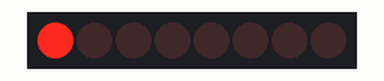
Simulated run of this sketch. Board: Arduino Uno, built with avr-gcc and run on an emulated ATmega328P. On the bench: 8 shift-register outputs drawn as a row of LEDs (first output left, lit = HIGH). Wiring (inferred from the names in the program): shift register (74HC595): data pin 11; shift clock pin 13; latch pin 10. Wiring (inferred from the signals the program sends): row of LEDs: on Q0, Q1, Q2, Q3, Q4, Q5, Q6, Q7.

Above: at 0.02 s.
At 0.55 s:
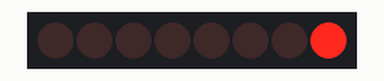
At 1.07 s:
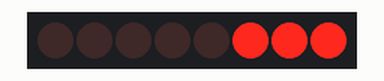
At 2.12 s:
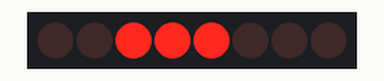
At 3.17 s:
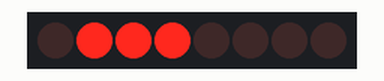
At 4.21 s:
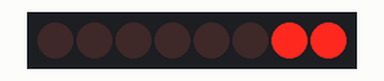
Timing chart, 0 to 4.5 s (numbered marks = the images above):
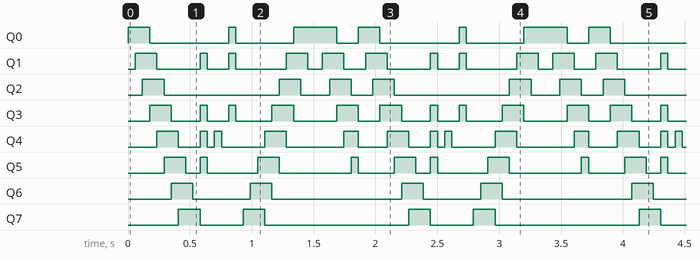

Measured:
- by itself, Q0: repeats every 1.9 s: LOW 0.64 s, HIGH 0.06 s, LOW 0.47 s, HIGH 0.35 s, LOW 0.17 s, HIGH 0.17 s
- by itself, Q2: repeats every 1.9 s: LOW 0.93 s, HIGH 0.17 s, LOW 0.23 s, HIGH 0.17 s, LOW 0.17 s, HIGH 0.17 s
- by itself, Q5: repeats every 1.9 s: LOW 0.12 s, HIGH 0.06 s, LOW 0.41 s, HIGH 0.17 s, LOW 0.58 s, HIGH 0.06 s, LOW 0.29 s, HIGH 0.17 s
- by itself, Q6: repeats every 1.9 s: LOW 0.47 s, HIGH 0.17 s, LOW 1.0 s, HIGH 0.17 s
- by itself, Q7: repeats every 1.9 s: LOW 0.35 s, HIGH 0.17 s, LOW 1.2 s, HIGH 0.17 s
- by itself, Q1: repeats every 1.9 s: LOW 0.35 s, HIGH 0.06 s, LOW 0.17 s, HIGH 0.06 s, LOW 0.41 s, HIGH 0.17 s, LOW 0.12 s, HIGH 0.17 s, LOW 0.17 s, HIGH 0.17 s
- by itself, Q3: repeats every 1.9 s: LOW 0.23 s, HIGH 0.06 s, LOW 0.17 s, HIGH 0.06 s, LOW 0.29 s, HIGH 0.17 s, LOW 0.35 s, HIGH 0.17 s, LOW 0.17 s, HIGH 0.17 s

The sketch:

knight_rider_led.ino
```cpp
//Pin connected to ST_CP of 74HC595
int latchPin = 10;
//Pin connected to SH_CP of 74HC595
int clockPin = LED_BUILTIN;
////Pin connected to DS of 74HC595
int dataPin = 11;

int numBits = 16;

int delayNum = 58;

//holders for infromation you're going to pass to shifting function
byte dataGREEN;

byte dataArrayGREEN1[] = {
  0b00000001,
  0b00000011,
  0b00000111,
  0b00001110,
  0b00011100,
  0b00111000,
  0b01110000,
  0b11100000,
  0b11000000,
  0b10000000
};

byte dataArrayGREEN2[] = {
  0b10000000,
  0b11000000,
  0b11100000,
  0b01110000,
  0b00111000,
  0b00011100,
  0b00001110,
  0b00000111,
  0b00000011,
  0b00000001
};


/*
byte dataArrayGREEN1[] = {
  0b11111110,
  0b11111101,
  0b11111011,
  0b11110111,
  0b11101111,
  0b11011111,
  0b10111111,
  0b01111111
};

byte dataArrayGREEN2[] = {
  0b01111111,
  0b10111111,
  0b11011111,
  0b11101111,
  0b11110111,
  0b11111011,
  0b11111101,
  0b11111110
};
*/

/*
byte dataArrayGREEN1[] = {
  0b00000001,
  0b00000011,
  0b00000111,
  0b00001111,
  0b00011111,
  0b00111111,
  0b01111111,
  0b11111111
};

byte dataArrayGREEN2[] = {
  0b01111111,
  0b00111111,
  0b00011111,
  0b00001111,
  0b00000111,
  0b00000011,
  0b00000001,
  0b00000000
};
*/
byte dataArrayGREEN3[] = { 0b01010101, 0b10101010, 0b01010101, 0b10101010,
                           0b01010101, 0b10101010, 0b01010101, 0b10101010 };

byte dataArrayGREEN4[] = { 0b10101010, 0b01010101, 0b10101010, 0b01010101,
                           0b10101010, 0b01010101, 0b10101010, 0b01010101 };

void setup()
{
  //set pins to output because they are addressed in the main loop
  pinMode(LED_BUILTIN, OUTPUT);
  pinMode(latchPin, OUTPUT);
//  Serial.begin(9600);
  //function that blinks all the LEDs gets passed the number of blinks and the pause time
//  blinkAll_2Bytes(4, 250);
/*
  for (int k = 0; k < numBits; k++)
  {
    dataGREEN = dataArrayGREEN3[k];
    digitalWrite(latchPin, 0);
    shiftOut(dataPin, clockPin, dataGREEN);
    digitalWrite(latchPin, 1);
    delay(delayNum);
  }
  */
}

void loop()
{
  for (int j = 0; j < numBits; j++)
  {
    // load the light sequence you want from array
    dataGREEN = dataArrayGREEN1[j];
    // ground latchPin and hold low for as long as you are transmitting
    digitalWrite(latchPin, 0);
    // move 'em out
    shiftOut(dataPin, clockPin, dataGREEN);
    // return the latch pin high to signal chip that it no longer needs to listen for information
    digitalWrite(latchPin, 1);
    delay(delayNum);
  }
  /*
  digitalWrite(latchPin, 0);
  shiftOut(dataPin, clockPin, 0x00);
  digitalWrite(latchPin, 1);
  delay(delayNum);
  */
  for (int k = 0; k < numBits; k++)
  {
    dataGREEN = dataArrayGREEN2[k];
    digitalWrite(latchPin, 0);
    shiftOut(dataPin, clockPin, dataGREEN);
    digitalWrite(latchPin, 1);
    delay(delayNum);
  }
}

// the heart of the program
void shiftOut(int myDataPin, int myClockPin, byte myDataOut)
{
  // This shifts 8 bits out MSB first, on the rising edge of the clock, clock idles low internal function setup
  int i = 0;
  int pinState;
  pinMode(myClockPin, OUTPUT);
  pinMode(myDataPin, OUTPUT);
  // clear everything out just in case to prepare shift register for bit shifting
  digitalWrite(myDataPin, 0);
  digitalWrite(myClockPin, 0);
  // for each bit in the byte myDataOut NOTICE THAT WE ARE COUNTING DOWN
  // in our for loop This means that %00000001 or "1" will go through such that it will be pin Q0 that lights.
  for (i = 7; i >= 0; i--)
  {
    digitalWrite(myClockPin, 0);
    // if the value passed to myDataOut and a bitmask result true then...
    // so if we are at i=6 and our value is %11010100 it would the code
    // compares it to %01000000 and proceeds to set pinState to 1.
    if (myDataOut & (1<<i))
    {
      pinState = 1;
    }
    else
    {
      pinState = 0;
    }
    // Sets the pin to HIGH or LOW depending on pinState
    digitalWrite(myDataPin, pinState);
    // register shifts bits on upstroke of clock pin
    digitalWrite(myClockPin, 1);
    // zero the data pin after shift to prevent bleed through
    digitalWrite(myDataPin, 0);
  }
  // stop shifting
  digitalWrite(myClockPin, 0);
}

// blinks the whole register based on the number of times you want to blink "n" and the pause between them "d"
// starts with a moment of darkness to make sure the first blink has its full visual effect.
void blinkAll_2Bytes(int n, int d)
{
  digitalWrite(latchPin, 0);
  shiftOut(dataPin, clockPin, 0);
  shiftOut(dataPin, clockPin, 0);
  digitalWrite(latchPin, 1);
  delay(200);
  for (int x = 0; x < n; x++)
  {
    digitalWrite(latchPin, 0);
    shiftOut(dataPin, clockPin, 255);
    shiftOut(dataPin, clockPin, 255);
    digitalWrite(latchPin, 1);
    delay(d);
    digitalWrite(latchPin, 0);
    shiftOut(dataPin, clockPin, 0);
    shiftOut(dataPin, clockPin, 0);
    digitalWrite(latchPin, 1);
    delay(d);
  }
}
```
